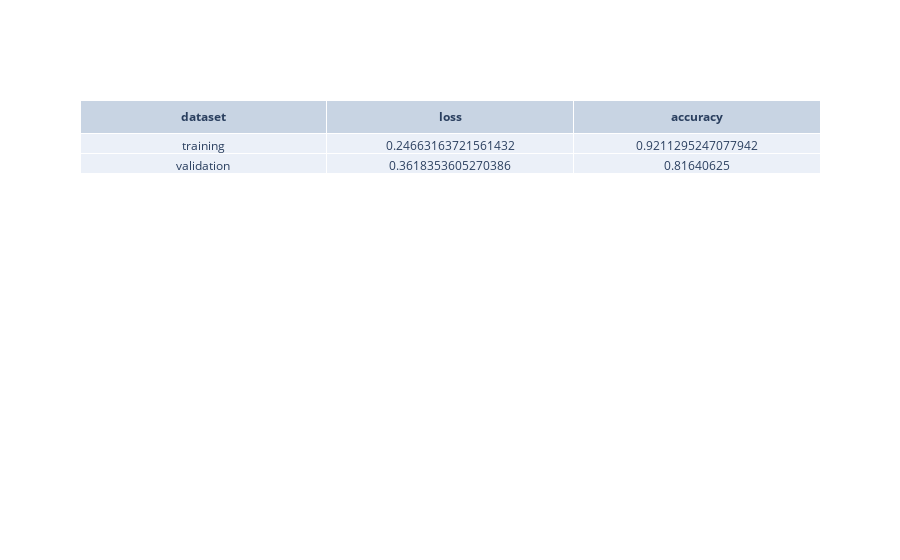

The notebook cell saved with this chart:
### Code cell
import plotly.graph_objects as go

# present the table for the final result
fig = go.Figure(
    data=[go.Table(header=dict(values=['<b>dataset</b>', '<b>loss</b>', '<b>accuracy</b>']),
    cells=dict(values=[['training', 'validation'], [train_losses[-1], valid_losses[-1]], [train_accs[-1], valid_accs[-1]]]))]
)
fig.show()

### Figure 1 — Plotly figure (JSON) as saved in the notebook; plotly's stock layout.template omitted (floating-point values rounded to 4 significant figures)
{"data": [{"cells": {"values": [["training", "validation"], [0.2466, 0.3618], [0.9211, 0.8164]]}, "header": {"values": ["<b>dataset</b>", "<b>loss</b>", "<b>accuracy</b>"]}, "type": "table"}], "layout": {}}
